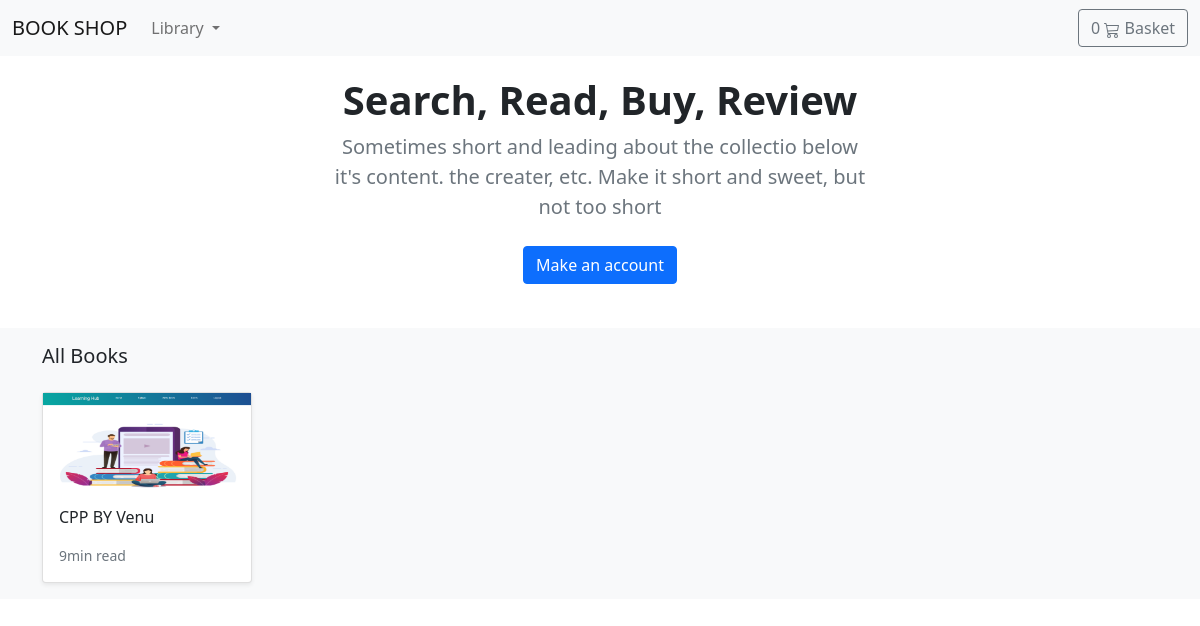
The app's page /, older data.
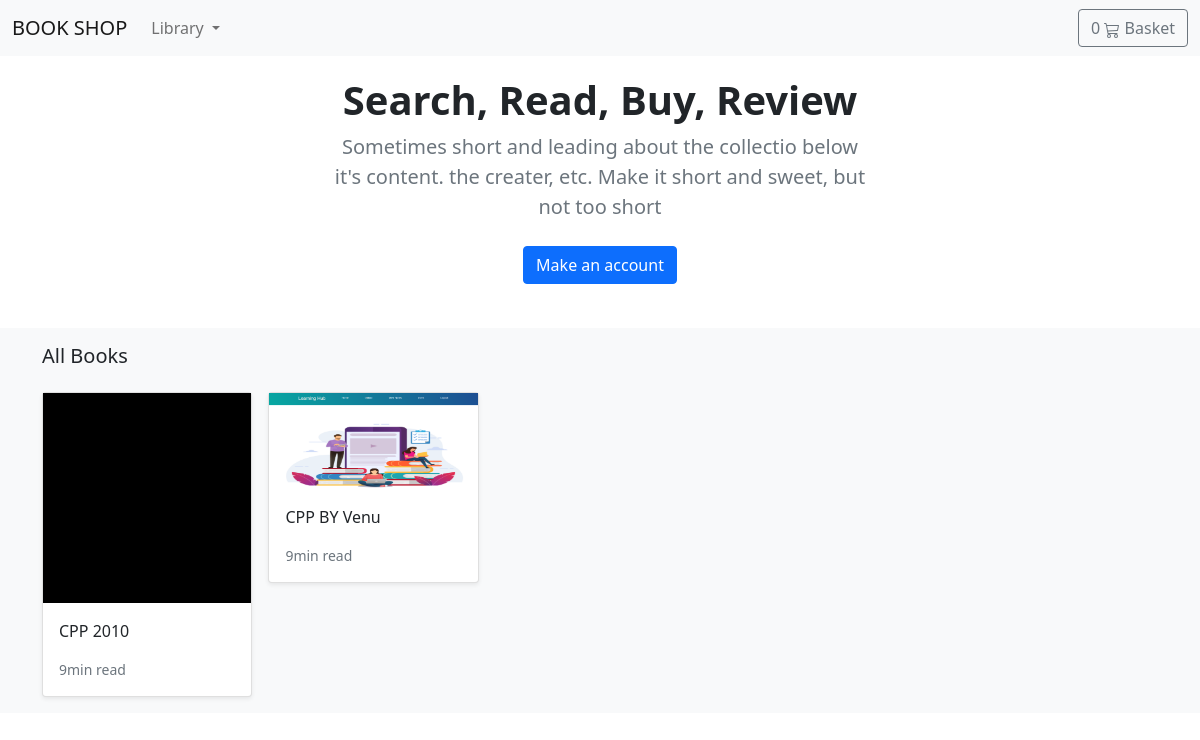
The same page, newer data.
### store/models.py (models this page shows, shortened)
class Product(models.Model):
    category = models.ForeignKey(Category, related_name='product', on_delete= models.CASCADE)
    created_by = models.ForeignKey(User, on_delete= models.CASCADE, related_name = 'product_creator')
    title = models.CharField(max_length=255)
    author = models.CharField(max_length=255, default='admin')
    description = models.TextField(blank=True)
    image = models.ImageField(upload_to = 'images/', default = 'images/default.jpg')
    slug = models.SlugField(max_length=255)
    price = models.DecimalField(max_digits=4, decimal_places=2)
    in_stock = models.BooleanField(default=True)
    is_active = models.BooleanField(default=True)
    created = models.DateField(auto_now_add=True)
    updated = models.DateField(auto_now=True)
    objects = models.Manager()  # To manage the objects
    products = Product_manager() # user define manager
    class Meta:
        verbose_name_plural = 'Products'
        ordering = ('-created',)
    def get_absolute_url(self):
        return reverse("store:product_detail", args=[self.slug])

### store/views.py (the view)
# urls.py: path('', views.product_all, name = 'product_all'),
def product_all(request):
    products = Product.products.all()   # OR Product.objects.filter(is_active = True)
    return render(request, 'store/home.html', {'products':products})

### basket/basket.py (called while the page is built)
    def __len__(self):
        return sum( item['qty'] for item in self.basket.values() )

### basket/context_processor.py (called while the page is built)
def basket(request):
    return {'basket': Basket(request)}  #Returning the session information from Basket.py

### store/context_processor.py (called while the page is built)
def categories(request):
    return {
            'categories' : Category.objects.all()
           }

### store/models.py (called while the page is built)
    def get_queryset(self):
        return super(Product_manager, self).get_queryset().filter(is_active = True)

    def get_absolute_url(self):
        return reverse("store:category_list", args=[self.slug])

### templates/store/home.html (shortened to what this page needs)
{% extends './base.html' %}
{% load static  %}
{% block body %}
<main>
    <section class="py-3 text-center container">
        <div class="row py-lg-1">
            <div class="col-lg-6 col-md-8 mx-auto">
                <h1 class="h1 fw-bold">Search, Read, Buy, Review</h1>
                <p class="lead text-muted"> Sometimes short and leading about the collectio below it's content.
                    the creater, etc. Make it short and sweet, but not too short </p>
                <p>
                    <a href="#" class="btn btn-primary my-2"> Make an account</a>
                </p>
            </div>
        </div>
    </section>
    <div class="album py-3 bg-light">
        <div class="container">
            <div class="pb-3 h5">All Books</div>
            <div class="row row-cols-1 row-cols-sm-2 row-cols-md-5 g-3">
                {% for product in products %}
                <div class="col">
                    <div class="card shadow-sm">
                        <img class="img-fluid" alt="Responsive image" src="{{ product.image.url }}">
                        <div class="card-body">
                            <p class="card-text">
                                <a class="text-dark text-decoration-none"
                                    href="{{ product.get_absolute_url }}">{{ product.title }}</a>
                            </p>
                            <div class="d-flex justify-content-between align-items-center">
                                <small class="text-muted">9min read</small>
                            </div>
                        </div>
                    </div>
                </div>
                {% endfor %}
            </div>
        </div>
    </div>
</main>
{% endblock body %}

### templates/store/base.html (shortened to what this page needs)
{% load static %}
<html lang="en">
<head>
    <link href="https://cdn.jsdelivr.net/npm/bootstrap@5.0.0-beta1/dist/css/bootstrap.min.css" rel="stylesheet"
>
</head>
<body>
    <header>
        <nav class="navbar navbar-expand-lg navbar-light bg-light">
            <div class="container-fluid">
                <a class="navbar-brand" href="/">BOOK SHOP</a>
                <div class="collapse navbar-collapse" id="navbarSupportedContent">
                    <ul class="navbar-nav me-auto mb-2 mb-lg-0">
                        <li class="nav-item dropdown">
                            <a class="nav-link dropdown-toggle" href="#" id="navbarDropdown" role="button"
                                data-bs-toggle="dropdown" aria-expanded="false">
                                Library
                            </a>
                        </li>
                    </ul>
                    <a type="button" role="button" href="{% url 'basket:basket_summary' %}"
                        class="btn btn-outline-secondary">
                        {% with total_qty=basket|length%}
                        <div id="basket-qty" class="d-inline-flex">
                            {% if total_qty > 0 %}
                            {{total_qty}}
                            {% else %}
                            0
                            {% endif %}
                        </div>
                        {% endwith %}
                        Basket
                    </a>
                </div>
            </div>
        </nav>
    </header>
    <div id="content"> {% block body %} {% endblock body %}
    </div>
</body>
</html>

Row changes from the older to the newer data that the page shows:
added Product: image (placeholder picture), title "CPP 2010"
